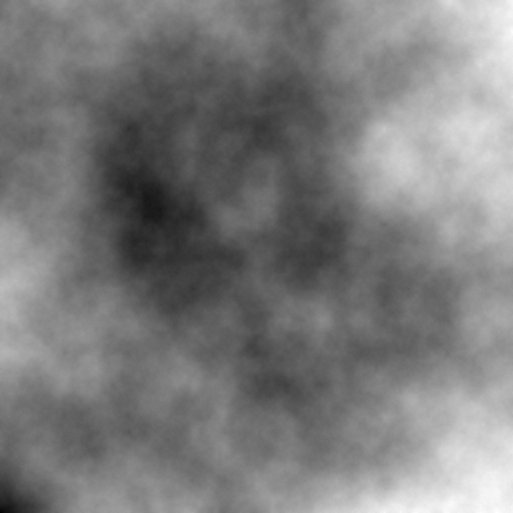

Generate this figure with Python:
"""
simple_heightmap.py — generate a fractal heightmap with the diamond-square
algorithm. Start with random heights at the four corners of a (2^n + 1)-square
grid. At every iteration, halve the cell size, and:
  - DIAMOND step: each diamond centre is the average of its four corner
    heights, plus random jitter.
  - SQUARE step: each square centre is the average of its four diamond
    midpoints, plus random jitter.
The jitter scale shrinks geometrically by `roughness`. Output is a grayscale
heightmap that looks like mountain terrain seen from above.

Pixels2GenAI Project
"""

import numpy as np
from PIL import Image


N = 9                       # grid size will be 2^N + 1 = 513
SIZE = 2 ** N + 1
ROUGHNESS = 0.55            # smaller = smoother; larger = rougher
SEED = 1


def diamond_square(size, roughness, seed):
    """Return a (size, size) heightmap with values in [0, 1]."""
    assert (size - 1) & (size - 2) == 0, "size must be 2^k + 1"

    rng = np.random.default_rng(seed)
    h = np.zeros((size, size), dtype=np.float64)

    # Seed the four corners
    h[0, 0]              = rng.uniform(-1, 1)
    h[0, size - 1]       = rng.uniform(-1, 1)
    h[size - 1, 0]       = rng.uniform(-1, 1)
    h[size - 1, size - 1] = rng.uniform(-1, 1)

    step = size - 1
    scale = 1.0

    while step > 1:
        half = step // 2

        # DIAMOND step — centre of each square is the average of 4 corners + jitter
        for y in range(half, size - 1, step):
            for x in range(half, size - 1, step):
                avg = (h[y - half, x - half] + h[y - half, x + half]
                       + h[y + half, x - half] + h[y + half, x + half]) / 4.0
                h[y, x] = avg + rng.uniform(-scale, scale)

        # SQUARE step — midpoints of each edge are the average of 4 diamond neighbours + jitter
        # We treat edges by skipping out-of-bound neighbours and averaging only what exists.
        for y in range(0, size, half):
            x_start = 0 if (y // half) % 2 == 1 else half
            for x in range(x_start, size, step):
                neighbours = []
                if x - half >= 0:       neighbours.append(h[y, x - half])
                if x + half < size:     neighbours.append(h[y, x + half])
                if y - half >= 0:       neighbours.append(h[y - half, x])
                if y + half < size:     neighbours.append(h[y + half, x])
                h[y, x] = sum(neighbours) / len(neighbours) + rng.uniform(-scale, scale)

        step //= 2
        scale *= roughness

    # Renormalise to [0, 1]
    h -= h.min()
    h /= max(h.max(), 1e-9)
    return h


heightmap = diamond_square(SIZE, ROUGHNESS, SEED)

# Render as grayscale terrain seen from above
img8 = (heightmap * 255).astype(np.uint8)
Image.fromarray(img8, mode='L').save('simple_heightmap.png')
print(f"Saved simple_heightmap.png — {SIZE}x{SIZE}, roughness {ROUGHNESS}")
